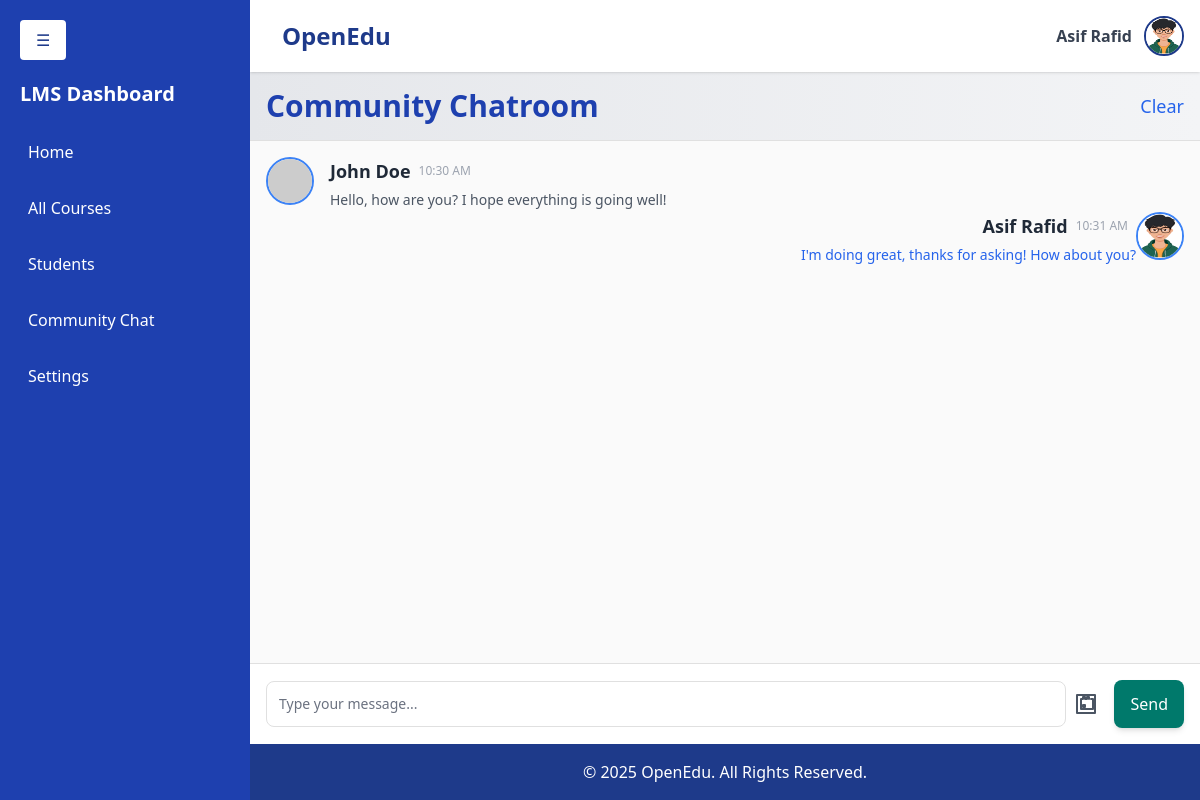
The app's page /chat/ (signed in) with its own data.
### accounts/models.py (models this page shows, shortened)
class User(AbstractUser):
    contact = models.CharField(max_length=15, blank=True, null=True)
    profilepicture = models.ImageField(upload_to='images/profilepictures', blank=True, null=True,default='images/profilepictures/rafid1.jpg')
    role=models.TextField(default='user')
    course=models.IntegerField(default=-1)
    department=models.IntegerField(default=-1)
    groups = models.ManyToManyField(
        'auth.Group',
        related_name='custom_user_set',
        blank=True
    )
    user_permissions = models.ManyToManyField(
        'auth.Permission',
        related_name='custom_user_permissions_set',
        blank=True
    )

### commChat/views.py (the view)
# urls.py: path('', commChat, name='commChat'),
def commChat(request):
    return render(request, 'commChat.html')

### commChat/templates/commChat.html (shortened to what this page needs)
{% extends 'dashboard.html' %} {% block content %} {% load static %}
<link rel="stylesheet" href="{% static 'css/commChat.css' %}" />
<div
  class="chatbox-container bg-white shadow-2xl w-full h-full flex flex-col overflow-hidden"
>
 {% include 'commChatComponents/chatHeader.html'%}
  <div class="chat-messages">
    {% include 'commChatComponents/senderText.html'%}
    {% include 'commChatComponents/recieverText.html'%}
  </div>
  {% include 'commChatComponents/inboxForm.html' %}
  </div>
{%endblock%}

### home/templates/inc/header.html (shortened to what this page needs)
<header class="bg-white shadow p-4 flex justify-between items-center relative">
  <div class="flex items-center space-x-4">
    <h1 class="text-2xl font-bold text-blue-900">OpenEdu</h1>
  </div>
  <div class="flex items-center space-x-3 relative">
    <span class="text-gray-700 font-semibold">
      {{ request.user.first_name }} {{ request.user.last_name }}
    </span>
    <a
      href="javascript:void(0);"
      onclick="toggleDropdownProfile()"
      class="w-10 h-10"
    >
      <img
        src="{{ request.user.profilepicture.url }}"
        alt="Profile"
        class="w-10 h-10 rounded-full border-2 border-blue-900"
      />
    </a>
  </div>
</header>

### commChat/templates/commChatComponents/recieverText.html
<div class="flex items-start justify-end">
  <div class="ml-4 flex flex-col items-end">
    <div class="flex items-center space-x-2 mr-2">
      <span class="text-lg font-semibold text-gray-800"
        >{{request.user.first_name}} {{request.user.last_name}}</span
      >
      <span class="text-xs text-gray-400">10:31 AM </span>
    </div>
    <p class="text-sm text-blue-600 mt-1 leading-relaxed">
      I'm doing great, thanks for asking! How about you?
    </p>
  </div>
  <div class="flex-shrink-0">
    <img
      src="{{request.user.profilepicture.url}}"
      alt="Receiver Avatar"
      class="h-12 w-12 rounded-full border-2 border-blue-500"
    />
  </div>
</div>

### commChat/static/css/commChat.css (style rules this page uses)
.chatbox-container { display: flex; flex-direction: column; height: 100%; width: 100%; justify-content: center; }
.chat-messages { flex-grow: 1; overflow-y: auto; padding: 16px; space-y: 6px; background-color: #fafafa; }

### records on screen
User: user.first_name "Asif", user.last_name "Rafid", user.profilepicture (picture)
